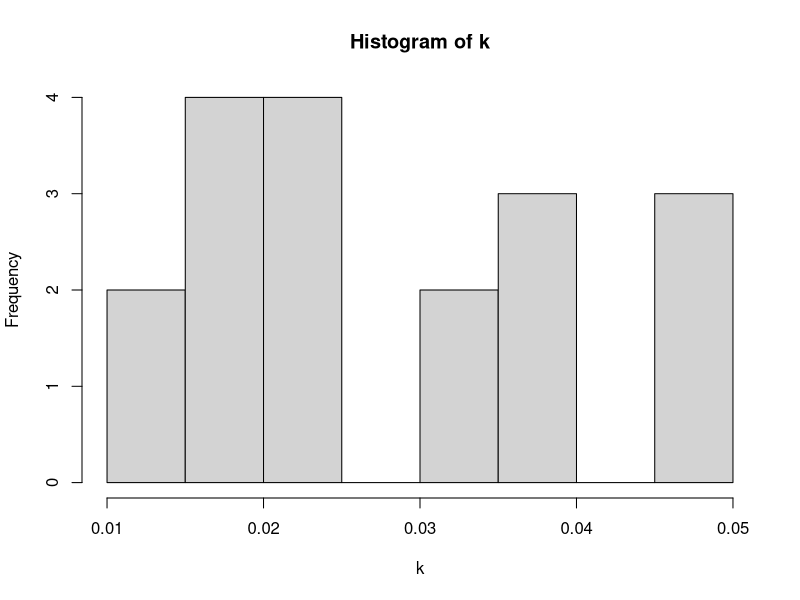

Write R code to recreate this figure.
generate_data = function(n, p) {
  covariates = matrix(rnorm(n*p, mean = 0, sd =1),n,p)
  responses = rnorm(n,mean = 0, sd=1)
  return(list(covariates = covariates, responses = responses))
}

model_select = function(covariates, responses,cutoff) {
  v = c()
  for(i in 1:ncol(covariates)){
    a = summary(lm(responses~covariates[,i]))$coefficients[,4]
    if(a[2] <=cutoff){
      v = c(v, a[-1])
    }
  }
  if(is.null(v)) {
    return(c())
  }
  else {
    return (v)
  }
}

run_simulation = function(n_trials, n, p, cutoff) {
  k = c()
  for (ni in n){
    for(pi in p){
      data = generate_data(ni, pi)
      k = c(k,model_select(data$covariates, data$responses, cutoff))
    }
  }
  hist(k)
}


run_simulation(3, c(100,1000,10000), c(10,20,50), 0.05)




